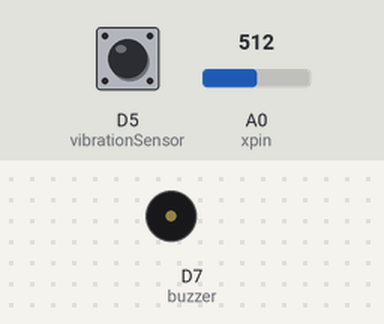
Simulated run of this sketch. Board: ESP8266 (NodeMCU). Parts: buzzer (waves = sounding, pin HIGH). The test bench sets the inputs (shaded band); at power-on: D5 (vibrationSensor) LOW, A0 (xpin) = 512. WiFi joins after 1.5 s; servers stay silent unless stated; what the sketch prints to the serial monitor is not drawn.

Above: at 2.7 s.
2.8 s: D5 (vibrationSensor) pulsed HIGH 5 times (0.12 s each, 0.3 s apart)
At 5.2 s:
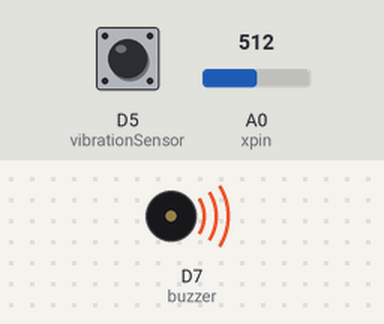
Timing chart, 0 to 10.8 s (numbered marks = the images above; inputs shaded):
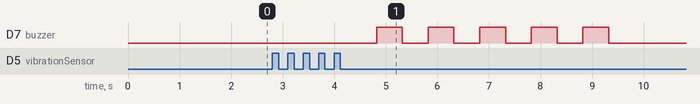

Measured:
- after the input at 2.8 s, D7 (buzzer): alternates HIGH for 0.50 s and LOW for 0.50 s, 10 changes in all, then stays LOW, starting after 2.0 s

The sketch:

hardware_code.ino
```cpp
#include <ESP8266WiFi.h>
#include <ESP8266HTTPClient.h>

const char* ssid = "Herbez"; // Wi-Fi name
const char* password = "Hpass@123"; // Wi-fi password

const int xpin = A0;  // x-axis of the accelerometer
const int vibrationSensor = D5; // Digital pin connected to the vibration sensor
const int buzzer = D7;  // Buzzer

WiFiClient client; // Initialize the WiFiClient object

void setup() {
  Serial.begin(115200);
  Serial.println();
  Serial.print("Connecting to ");
  Serial.println(ssid);

  WiFi.begin(ssid, password);
  while (WiFi.status() != WL_CONNECTED) {
    delay(500);
    Serial.print(".");
  }
  Serial.println("");
  Serial.println("WiFi connected");

  pinMode(vibrationSensor, INPUT); // Set the vibration sensor pin as input
  pinMode(buzzer, OUTPUT); // Set the buzzer pin as output
  digitalWrite(buzzer, LOW); // Ensure the buzzer is off at the start
}

void sendGPSData() {
  if (WiFi.status() == WL_CONNECTED) {
    // Prepare the data to send
    String latitude = "-1.5618553"; // Replace with actual GPS data
    String longitude = "29.6366026"; // Replace with actual GPS data

    String impactDetected = "1"; // Accident detected

    if (client.connect("192.168.80.252", 80)) {  // Replace with your server's IP address
      String postData = "latitude=" + latitude + "&longitude=" + longitude + "&impact_detected=" + impactDetected;

      delay(2000);
      // Send GPS data to the server
      client.println("POST /accid/insert_data.php HTTP/1.1");
      client.println("Host: 192.168.80.252");  // Replace with your server's IP address
      client.println("Content-Type: application/x-www-form-urlencoded");
      client.print("Content-Length: ");
      client.println(postData.length());
      client.println();
      client.print(postData);
      client.stop();

      Serial.println("Location sent to server successfully.");

      // Trigger the sendsms.php file using POST
      if (client.connect("192.168.80.252", 80)) {  // Reuse client to connect to the server again
        String smsData = "";  // Add any data you need to send to sendsms.php, if necessary
        client.println("GET /accid/sendsms.php HTTP/1.1");
        client.println("Host: 192.168.217.252");  // Replace with your server's IP address
        client.println("Content-Type: application/x-www-form-urlencoded");
        client.print("Content-Length: ");
        client.println(smsData.length());
        client.println();
        client.print(smsData);
        client.stop();

        Serial.println("SMS sent successfully.");
      } else {
        Serial.println("Failed to send SMS");
      }
    } else {
      Serial.println("Failed to send location to server");
    }
  }
}

void loop() {
  int x = analogRead(xpin); // Read the x-axis value of the accelerometer
  long measurement = vibration(); // Measure the vibration
  delay(1000); // Wait for 1 second

  // Print the measurement and x-axis values
  Serial.print("Vibration Measurement: ");
  Serial.println(measurement);
  Serial.print("X-Axis: ");
  Serial.println(x);

  // Check if an accident is detected
  if (measurement > 1000) {
    Serial.println("Accident Detected.");
    // Buzzer sound intervals
    for (int i = 0; i < 5; i++) { // Repeat the buzzer sound 5 times
      digitalWrite(buzzer, HIGH); // Turn on the buzzer
      delay(500); // Buzzer stays on for 500ms
      digitalWrite(buzzer, LOW); // Turn off the buzzer
      delay(500); // Buzzer stays off for 500ms
    }
    sendGPSData();

  } else {
    Serial.println("No Accident.");
  }
}

long vibration() {
  long measurement = pulseIn(vibrationSensor, HIGH); // Measure the duration of the HIGH pulse on the vibration sensor
  return measurement;
}
```
